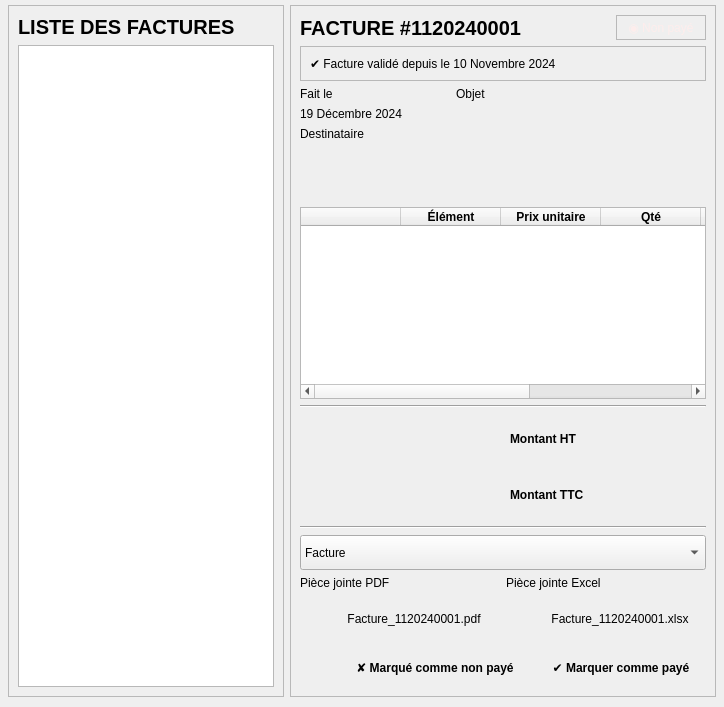
      <widget class="QWidget" name="_p_valid_factures">
       <layout class="QHBoxLayout" name="_h_valid_factures">
        <property name="leftMargin">
         <number>8</number>
        </property>
        <property name="topMargin">
         <number>5</number>
        </property>
        <property name="rightMargin">
         <number>8</number>
        </property>
        <property name="bottomMargin">
         <number>10</number>
        </property>
        <item>
         <widget class="QFrame" name="_f_valid_facture_list">
          <property name="maximumSize">
           <size>
            <width>700</width>
            <height>16777215</height>
           </size>
          </property>
          <property name="frameShape">
           <enum>QFrame::Shape::StyledPanel</enum>
          </property>
          <property name="frameShadow">
           <enum>QFrame::Shadow::Raised</enum>
          </property>
          <layout class="QVBoxLayout" name="_v_valid_facture_list">
           <item>
            <widget class="QLabel" name="_l_valid_facture_list">
             <property name="font">
              <font>
               <pointsize>15</pointsize>
               <bold>true</bold>
              </font>
             </property>
             <property name="text">
              <string>LISTE DES FACTURES</string>
             </property>
            </widget>
           </item>
           <item>
            <widget class="QListWidget" name="_lw_valid_facture_list"/>
           </item>
          </layout>
         </widget>
        </item>
        <item>
         <widget class="QFrame" name="_f_valid_facture_preview">
          <property name="frameShape">
           <enum>QFrame::Shape::StyledPanel</enum>
          </property>
          <property name="frameShadow">
           <enum>QFrame::Shadow::Raised</enum>
          </property>
          <layout class="QVBoxLayout" name="_v_valid_facture_preview">
           <item>
            <layout class="QHBoxLayout" name="_h_valid_facture_preview_one">
             <item>
              <widget class="QLabel" name="_l_preview_index_invoice">
               <property name="minimumSize">
                <size>
                 <width>0</width>
                 <height>25</height>
                </size>
               </property>
               <property name="maximumSize">
                <size>
                 <width>16777215</width>
                 <height>25</height>
                </size>
               </property>
               <property name="font">
                <font>
                 <pointsize>15</pointsize>
                 <bold>true</bold>
                </font>
               </property>
               <property name="text">
                <string>FACTURE #1120240001</string>
               </property>
              </widget>
             </item>
             <item>
              <widget class="QFrame" name="_f_preview_state_invoice">
               <property name="minimumSize">
                <size>
                 <width>90</width>
                 <height>25</height>
                </size>
               </property>
               <property name="maximumSize">
                <size>
                 <width>90</width>
                 <height>25</height>
                </size>
               </property>
               <property name="frameShape">
                <enum>QFrame::Shape::StyledPanel</enum>
               </property>
               <property name="frameShadow">
                <enum>QFrame::Shadow::Raised</enum>
               </property>
               <layout class="QHBoxLayout" name="_h_preview_state_invoice">
                <property name="leftMargin">
                 <number>0</number>
                </property>
                <property name="topMargin">
                 <number>0</number>
                </property>
                <property name="rightMargin">
                 <number>0</number>
                </property>
                <property name="bottomMargin">
                 <number>0</number>
                </property>
                <item>
                 <widget class="QLabel" name="_l_preview_state_invoice">
                  <property name="text">
                   <string>&lt;html&gt;&lt;head/&gt;&lt;body&gt;&lt;p&gt;&lt;span style=&quot; font-family:'Segoe UI Symbol','sans-serif'; color:rgba(253, 237, 236, 1);&quot;&gt;◉ Non payé&lt;/span&gt;&lt;/p&gt;&lt;/body&gt;&lt;/html&gt;</string>
                  </property>
                  <property name="alignment">
                   <set>Qt::AlignmentFlag::AlignCenter</set>
                  </property>
                 </widget>
                </item>
               </layout>
              </widget>
             </item>
            </layout>
           </item>
           <item>
            <widget class="QFrame" name="_f_state_invoice_bar">
             <property name="frameShape">
              <enum>QFrame::Shape::StyledPanel</enum>
             </property>
             <property name="frameShadow">
              <enum>QFrame::Shadow::Raised</enum>
             </property>
             <layout class="QVBoxLayout" name="_v_state_invoice_bar">
              <item>
               <widget class="QLabel" name="_l_state_invoice_message">
                <property name="text">
                 <string>✔︎ Facture validé depuis le 10 Novembre 2024</string>
                </property>
               </widget>
              </item>
             </layout>
            </widget>
           </item>
           <item>
            <layout class="QGridLayout" name="_g_valid_facture_preview_one">
             <item row="0" column="1">
              <widget class="QLabel" name="_l_valid_facture_objet">
               <property name="text">
                <string>Objet</string>
               </property>
              </widget>
             </item>
             <item row="0" column="0">
              <widget class="QLabel" name="_l_valid_facture_fait_le">
               <property name="minimumSize">
                <size>
                 <width>150</width>
                 <height>0</height>
                </size>
               </property>
               <property name="maximumSize">
                <size>
                 <width>150</width>
                 <height>16777215</height>
                </size>
               </property>
               <property name="text">
                <string>Fait le</string>
               </property>
              </widget>
             </item>
             <item row="1" column="0">
              <widget class="QLabel" name="_l_valid_facture_fait_le_value">
               <property name="minimumSize">
                <size>
                 <width>150</width>
                 <height>0</height>
                </size>
               </property>
               <property name="maximumSize">
                <size>
                 <width>150</width>
                 <height>16777215</height>
                </size>
               </property>
               <property name="text">
                <string>19 Décembre 2024</string>
               </property>
              </widget>
             </item>
             <item row="1" column="1">
              <widget class="QLabel" name="_l_valid_facture_objet_value">
               <property name="text">
                <string/>
               </property>
              </widget>
             </item>
            </layout>
           </item>
           <item>
            <layout class="QHBoxLayout" name="_h_valid_facture_preview_two">
             <item>
              <layout class="QVBoxLayout" name="_v_valid_facture_to">
               <item>
                <widget class="QLabel" name="_l_valid_facture_to">
                 <property name="text">
                  <string>Destinataire</string>
                 </property>
                </widget>
               </item>
               <item>
                <widget class="QLabel" name="_l_valid_facture_toName_value">
                 <property name="text">
                  <string/>
                 </property>
                </widget>
               </item>
               <item>
                <widget class="QLabel" name="_l_valid_facture_toMail_value">
                 <property name="text">
                  <string/>
                 </property>
                </widget>
               </item>
               <item>
                <widget class="QLabel" name="_l_valid_facture_toNum_value">
                 <property name="text">
                  <string/>
                 </property>
                </widget>
               </item>
              </layout>
             </item>
             <item>
              <layout class="QVBoxLayout" name="_v_valid_facture_spacer"/>
             </item>
            </layout>
           </item>
           <item>
            <widget class="QTableWidget" name="_tw_valid_facture_elements">
             <property name="showGrid">
              <bool>false</bool>
             </property>
             <property name="gridStyle">
              <enum>Qt::PenStyle::NoPen</enum>
             </property>
             <attribute name="horizontalHeaderStretchLastSection">
              <bool>true</bool>
             </attribute>
             <column>
              <property name="text">
               <string/>
              </property>
             </column>
             <column>
              <property name="text">
               <string>Élément</string>
              </property>
              <property name="font">
               <font>
                <bold>true</bold>
               </font>
              </property>
             </column>
             <column>
              <property name="text">
               <string>Prix unitaire</string>
              </property>
              <property name="font">
               <font>
                <bold>true</bold>
               </font>
              </property>
             </column>
             <column>
              <property name="text">
               <string>Qté</string>
              </property>
              <property name="font">
               <font>
                <bold>true</bold>
               </font>
              </property>
             </column>
             <column>
              <property name="text">
               <string>Remise</string>
              </property>
              <property name="font">
               <font>
                <bold>true</bold>
               </font>
              </property>
             </column>
             <column>
              <property name="text">
               <string>Montant TTC</string>
              </property>
              <property name="font">
               <font>
                <bold>true</bold>
               </font>
              </property>
             </column>
             <column>
              <property name="text">
               <string>Payé</string>
              </property>
              <property name="font">
               <font>
                <bold>true</bold>
               </font>
              </property>
             </column>
            </widget>
           </item>
           <item>
            <widget class="Line" name="_hl_separator_valid_facture_one">
             <property name="orientation">
              <enum>Qt::Orientation::Horizontal</enum>
             </property>
            </widget>
           </item>
           <item>
            <layout class="QGridLayout" name="_g_valid_facture_preview_two">
             <item row="1" column="2">
              <widget class="QLabel" name="_l_valid_facture_montant_ttc_value">
               <property name="minimumSize">
                <size>
                 <width>100</width>
                 <height>0</height>
                </size>
               </property>
               <property name="text">
                <string/>
               </property>
              </widget>
             </item>
             <item row="0" column="2">
              <widget class="QLabel" name="_l_valid_facture_montant_ht_value">
               <property name="minimumSize">
                <size>
                 <width>100</width>
                 <height>0</height>
                </size>
               </property>
               <property name="text">
                <string/>
               </property>
              </widget>
             </item>
             <item row="0" column="1">
              <widget class="QLabel" name="_l_valid_facture_montant_ht">
               <property name="minimumSize">
                <size>
                 <width>90</width>
                 <height>50</height>
                </size>
               </property>
               <property name="font">
                <font>
                 <bold>true</bold>
                </font>
               </property>
               <property name="text">
                <string>Montant HT</string>
               </property>
              </widget>
             </item>
             <item row="1" column="1">
              <widget class="QLabel" name="_l_valid_facture_montant_ttc">
               <property name="minimumSize">
                <size>
                 <width>90</width>
                 <height>50</height>
                </size>
               </property>
               <property name="font">
                <font>
                 <bold>true</bold>
                </font>
               </property>
               <property name="text">
                <string>Montant TTC</string>
               </property>
              </widget>
             </item>
             <item row="0" column="0">
              <spacer name="_hs_montant">
               <property name="orientation">
                <enum>Qt::Orientation::Horizontal</enum>
               </property>
               <property name="sizeHint" stdset="0">
                <size>
                 <width>40</width>
                 <height>20</height>
                </size>
               </property>
              </spacer>
             </item>
            </layout>
           </item>
           <item>
            <widget class="Line" name="_hl_separator_valid_facture_two">
             <property name="orientation">
              <enum>Qt::Orientation::Horizontal</enum>
             </property>
            </widget>
           </item>
           <item>
            <widget class="QComboBox" name="_cbx_valid_facture_type_export">
             <property name="minimumSize">
              <size>
               <width>0</width>
               <height>35</height>
              </size>
             </property>
             <property name="iconSize">
              <size>
               <width>20</width>
               <height>20</height>
              </size>
             </property>
             <item>
              <property name="text">
               <string>Facture</string>
              </property>
              <property name="icon">
               <iconset resource="resources.qrc">
                <normaloff>:/icon/icons/facturen.png</normaloff>:/icon/icons/facturen.png</iconset>
              </property>
             </item>
             <item>
              <property name="text">
               <string>Bon de Livraison</string>
              </property>
              <property name="icon">
               <iconset resource="resources.qrc">
                <normaloff>:/icon/icons/bon-de-livraison.png</normaloff>:/icon/icons/bon-de-livraison.png</iconset>
              </property>
             </item>
            </widget>
           </item>
           <item>
            <layout class="QGridLayout" name="_g_valid_facture_preview_three">
             <item row="2" column="0" colspan="2">
              <layout class="QHBoxLayout" name="_h_valid_facture_attachment_pdf">
               <property name="spacing">
                <number>3</number>
               </property>
               <item>
                <widget class="QLabel" name="_l_valid_facture_pdf_icon">
                 <property name="maximumSize">
                  <size>
                   <width>25</width>
                   <height>25</height>
                  </size>
                 </property>
                 <property name="text">
                  <string/>
                 </property>
                 <property name="pixmap">
                  <pixmap resource="resources.qrc">:/icon/icons/pdfn.png</pixmap>
                 </property>
                 <property name="scaledContents">
                  <bool>true</bool>
                 </property>
                 <property name="alignment">
                  <set>Qt::AlignmentFlag::AlignCenter</set>
                 </property>
                </widget>
               </item>
               <item>
                <widget class="QPushButton" name="_b_valid_facture_attachment_pdf">
                 <property name="minimumSize">
                  <size>
                   <width>0</width>
                   <height>45</height>
                  </size>
                 </property>
                 <property name="maximumSize">
                  <size>
                   <width>16777215</width>
                   <height>45</height>
                  </size>
                 </property>
                 <property name="layoutDirection">
                  <enum>Qt::LayoutDirection::RightToLeft</enum>
                 </property>
                 <property name="autoFillBackground">
                  <bool>false</bool>
                 </property>
                 <property name="text">
                  <string>Facture_1120240001.pdf</string>
                 </property>
                 <property name="icon">
                  <iconset resource="resources.qrc">
                   <normaloff>:/icon/icons/download.png</normaloff>:/icon/icons/download.png</iconset>
                 </property>
                 <property name="iconSize">
                  <size>
                   <width>20</width>
                   <height>20</height>
                  </size>
                 </property>
                 <property name="flat">
                  <bool>true</bool>
                 </property>
                </widget>
               </item>
              </layout>
             </item>
             <item row="1" column="0" colspan="2">
              <widget class="QLabel" name="_l_valid_facture_attachment_pdf">
               <property name="text">
                <string>Pièce jointe PDF</string>
               </property>
              </widget>
             </item>
             <item row="1" column="3" colspan="2">
              <widget class="QLabel" name="_l_valid_facture_attachment_excel">
               <property name="text">
                <string>Pièce jointe Excel</string>
               </property>
              </widget>
             </item>
             <item row="2" column="3" colspan="2">
              <layout class="QHBoxLayout" name="_h_valid_facture_attachment_excel">
               <property name="spacing">
                <number>3</number>
               </property>
               <item>
                <widget class="QLabel" name="_l_valid_facture_excel_icon">
                 <property name="maximumSize">
                  <size>
                   <width>25</width>
                   <height>25</height>
                  </size>
                 </property>
                 <property name="text">
                  <string/>
                 </property>
                 <property name="pixmap">
                  <pixmap resource="resources.qrc">:/icon/icons/exceln.png</pixmap>
                 </property>
                 <property name="scaledContents">
                  <bool>true</bool>
                 </property>
                 <property name="alignment">
                  <set>Qt::AlignmentFlag::AlignCenter</set>
                 </property>
                </widget>
               </item>
               <item>
                <widget class="QPushButton" name="_b_valid_facture_attachment_excel">
                 <property name="minimumSize">
                  <size>
                   <width>0</width>
                   <height>45</height>
                  </size>
                 </property>
                 <property name="maximumSize">
                  <size>
                   <width>16777215</width>
                   <height>45</height>
                  </size>
                 </property>
                 <property name="layoutDirection">
                  <enum>Qt::LayoutDirection::RightToLeft</enum>
                 </property>
                 <property name="text">
                  <string>Facture_1120240001.xlsx</string>
                 </property>
                 <property name="icon">
                  <iconset resource="resources.qrc">
                   <normaloff>:/icon/icons/download.png</normaloff>:/icon/icons/download.png</iconset>
                 </property>
                 <property name="iconSize">
                  <size>
                   <width>20</width>
                   <height>20</height>
                  </size>
                 </property>
                 <property name="flat">
                  <bool>true</bool>
                 </property>
                </widget>
               </item>
              </layout>
             </item>
            </layout>
           </item>
           <item>
            <layout class="QHBoxLayout" name="_h_valid_facture_preview_three">
             <item>
              <spacer name="_hs_valid_facture_bottom_btn">
               <property name="orientation">
                <enum>Qt::Orientation::Horizontal</enum>
               </property>
               <property name="sizeHint" stdset="0">
                <size>
                 <width>40</width>
                 <height>20</height>
                </size>
               </property>
              </spacer>
             </item>
             <item>
              <widget class="QPushButton" name="_b_valid_facture_unpaid">
               <property name="minimumSize">
                <size>
                 <width>190</width>
                 <height>40</height>
                </size>
               </property>
               <property name="maximumSize">
                <size>
                 <width>16777215</width>
                 <height>40</height>
                </size>
               </property>
               <property name="font">
                <font>
                 <bold>true</bold>
                </font>
               </property>
               <property name="text">
                <string>✘ Marqué comme non payé</string>
               </property>
               <property name="flat">
                <bool>true</bool>
               </property>
              </widget>
             </item>
             <item>
              <widget class="QPushButton" name="_b_valid_facture_paid">
               <property name="minimumSize">
                <size>
                 <width>170</width>
                 <height>40</height>
                </size>
               </property>
               <property name="maximumSize">
                <size>
                 <width>16777215</width>
                 <height>40</height>
                </size>
               </property>
               <property name="font">
                <font>
                 <bold>true</bold>
                </font>
               </property>
               <property name="text">
                <string>✔︎ Marquer comme payé</string>
               </property>
               <property name="flat">
                <bool>true</bool>
               </property>
              </widget>
             </item>
            </layout>
           </item>
          </layout>
         </widget>
        </item>
       </layout>
      </widget>
